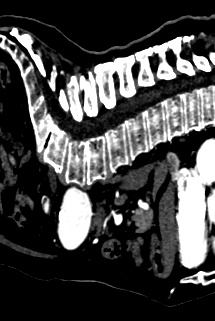
#> input picture HC-Assignment2/Task1/test.jpg, 215 x 321 px
$ jupyter execute Untitled.ipynb
#> lines starting #> are read from the running program, lines starting #| are printed output that depends on the picture; after the words box and inside, x2 and y2 are one past the last pixel; in counts of white or black regions, pixels touching at a corner belong together
[cell 1]
import cv2
import numpy as np

# Load the image
img = cv2.imread('test.jpg')
#> img is the input picture: shape (321, 215, 3); min 0, max 255, mean 69.4

# Convert the image to grayscale
gray = cv2.cvtColor(img, cv2.COLOR_BGR2GRAY)

# Threshold the image to create a binary image
_, binary = cv2.threshold(gray, 128, 255, cv2.THRESH_BINARY)
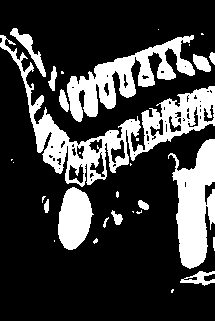
#> binary: shape (321, 215); 24.3% white; 31 white regions (16 under 20 px)

# Detect the contours in the binary image
contours, _ = cv2.findContours(binary, cv2.RETR_EXTERNAL, cv2.CHAIN_APPROX_SIMPLE)
#> contours = 30 contours, 17 with area under 20; largest, box (x1, y1, x2, y2) and area: (0, 35, 215, 187) 6784, (67, 35, 195, 122) 3500, (168, 139, 215, 269) 3402, (58, 187, 94, 250) 1543, (10, 28, 46, 77) 357

# Loop over the contours
for cnt in contours:
    # Calculate the bounding rectangle for the contour
    x, y, w, h = cv2.boundingRect(cnt)

    # Draw the bounding rectangle on the original image
    cv2.rectangle(img, (x, y), (x+w, y+h), (0, 255, 0), 2)
#> this loop made 30 passes
#> (x, y, w, h) on passes 1, 2, 4, 5, 6, 8, 9, 10, 11, 12, 13, 14: (171, 289, 3, 4), (180, 271, 35, 15), (93, 238, 5, 6), (213, 237, 2, 14), (103, 217, 6, 11), (136, 210, 6, 4), (111, 210, 12, 15), (138, 200, 11, 10), (44, 199, 5, 14), (42, 196, 4, 7), (116, 191, 3, 7), (58, 187, 36, 63)
#> (cnt, x, y, w, h) on passes 3, 7, 15, 17, 19, 25: ([[54, 240], [54, 241]], 54, 240, 1, 2), ([[132, 211], [133, 212], [133, 211]], 132, 211, 2, 2), ([[130, 163], [130, 165], [131, 164]], 130, 163, 2, 3), ([[11, 159], [11, 160], [12, 159]], 11, 159, 2, 2), ([[136, 138], [136, 140], [138, 140], [138, 138]], 136, 138, 3, 3), ([[189, 44], [189, 45]], 189, 44, 1, 2)
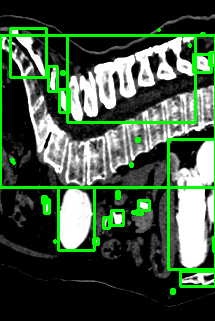
#> img: shape (321, 215, 3); 8.73% of pixels changed, all inside (x1, y1, x2, y2) = (0, 27, 215, 295)

# Show the final image with the bounding boxes
cv2.imshow('Bounding boxes', img)
cv2.waitKey(0)
cv2.destroyAllWindows()
